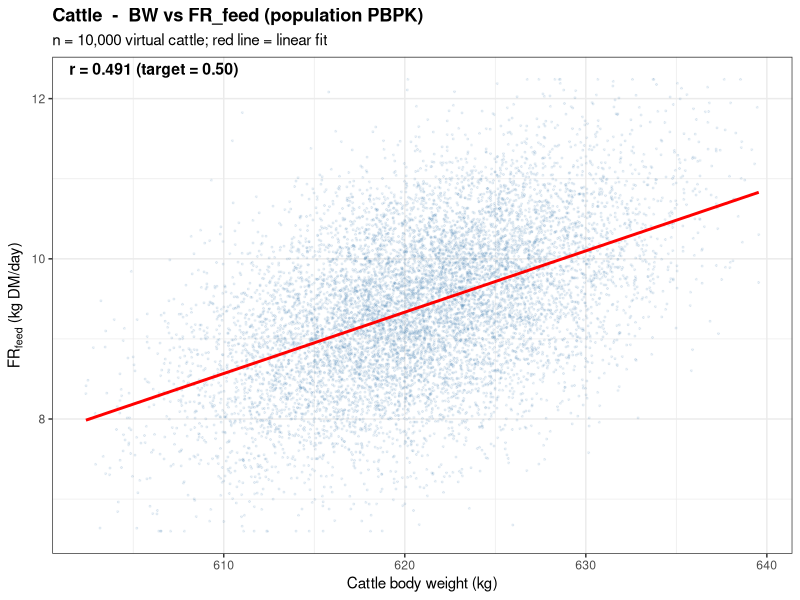
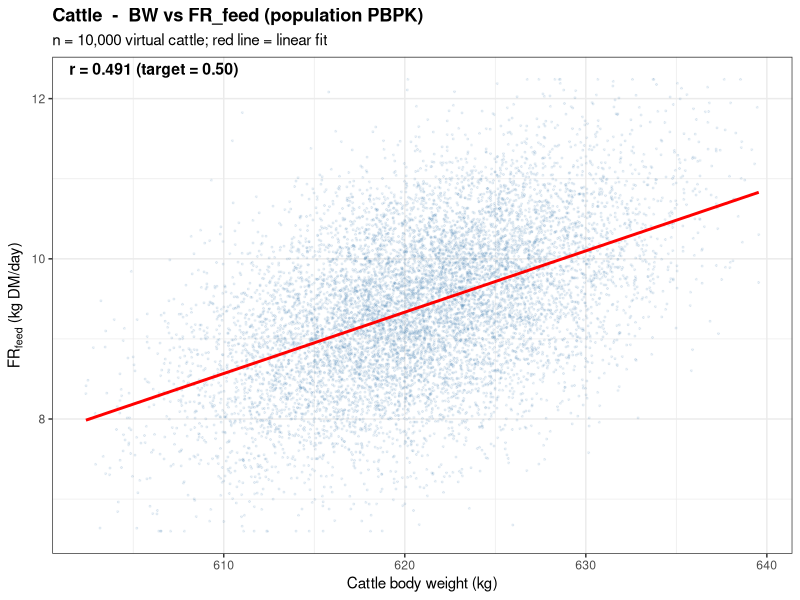

These charts were generated, in order, by the following R code:
# Cattle BW <-> FR_feed correlation panel for Figure 3 (Panel C)
# Reproduces the per-animal samples used by the main pipeline (same seeds:
# 4729 for BW, 4730 for the correlated FR_feed) and plots the scatter with a
# linear fit, matching the style of the consumer-side panels (A, B).

suppressPackageStartupMessages({
  library(ggplot2)
  library(dplyr)
})

# Truncated-normal helper (same as PBPK_MRL_cattle_Adult.R)
rtnorm <- function(n, mean, sd, lo, hi) {
  p_lo <- pnorm(lo, mean, sd); p_hi <- pnorm(hi, mean, sd)
  qnorm(runif(n, p_lo, p_hi), mean, sd)
}

n <- 10000L

# BW: same call as the first rtnorm in parm_samples
set.seed(4729)
BW <- rtnorm(n, mean = 621, sd = 6.21, lo = 602.37, hi = 639.63)

# FR_feed: Gaussian z-score combination with target r = 0.5 (Waegeneers 2011)
fr_mean <- 9.42; fr_sd <- 0.94
fr_lo <- fr_mean - 3 * fr_sd; fr_hi <- fr_mean + 3 * fr_sd
set.seed(4730)
z_bw <- (BW - 621) / 6.21
eps  <- rnorm(n)
z_fr <- 0.5 * z_bw + sqrt(1 - 0.5^2) * eps
fr   <- pmin(pmax(fr_mean + z_fr * fr_sd, fr_lo), fr_hi)

r_real <- cor(BW, fr)
cat(sprintf("Realized cattle r(BW, FR_feed) = %.3f (target 0.50)\n", r_real))

df <- data.frame(BW = BW, FR = fr)

p <- ggplot(df, aes(BW, FR)) +
  geom_point(alpha = 0.10, size = 0.4, color = "steelblue") +
  geom_smooth(method = "lm", se = FALSE, color = "red") +
  annotate("text", x = -Inf, y = Inf,
           label = sprintf("r = %.3f (target = 0.50)", r_real),
           hjust = -0.1, vjust = 1.5, size = 4, fontface = "bold") +
  labs(title = "Cattle  -  BW vs FR_feed (population PBPK)",
       subtitle = sprintf("n = %s virtual cattle; red line = linear fit",
                          format(n, big.mark = ",")),
       x = "Cattle body weight (kg)",
       y = expression(paste("FR"["feed"], " (kg DM/day)"))) +
  theme_bw(base_size = 11) +
  theme(plot.title = element_text(face = "bold"))

args <- commandArgs(trailingOnly = FALSE)
fa <- sub("^--file=", "", grep("^--file=", args, value = TRUE))
script_dir <- if (length(fa)) dirname(normalizePath(fa)) else getwd()
out_dir <- normalizePath(file.path(script_dir, "..", "output"), mustWork = FALSE)
if (!dir.exists(out_dir)) out_dir <- "D:/repos/PBPK_MRL_iAs_cattle/output"

ggsave(file.path(out_dir, "Figure3C_Cattle_BW_FR_correlation.png"),
       p, width = 5, height = 4, dpi = 300)
ggsave(file.path(out_dir, "Figure3C_Cattle_BW_FR_correlation.tiff"),
       p, width = 5, height = 4, dpi = 300, compression = "lzw")

cat("Saved:\n  ", file.path(out_dir, "Figure3C_Cattle_BW_FR_correlation.png"), "\n  ",
    file.path(out_dir, "Figure3C_Cattle_BW_FR_correlation.tiff"), "\n")
